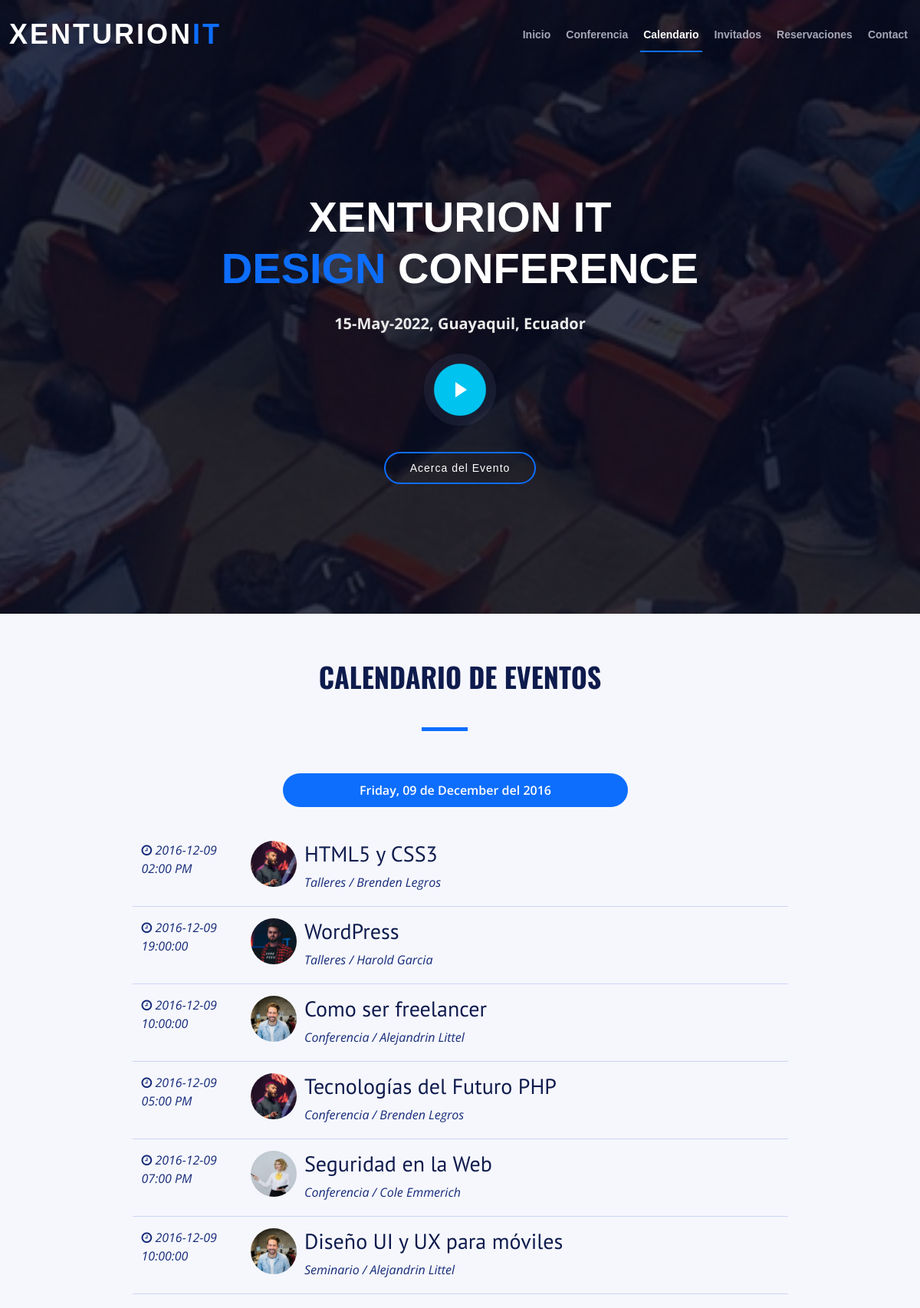
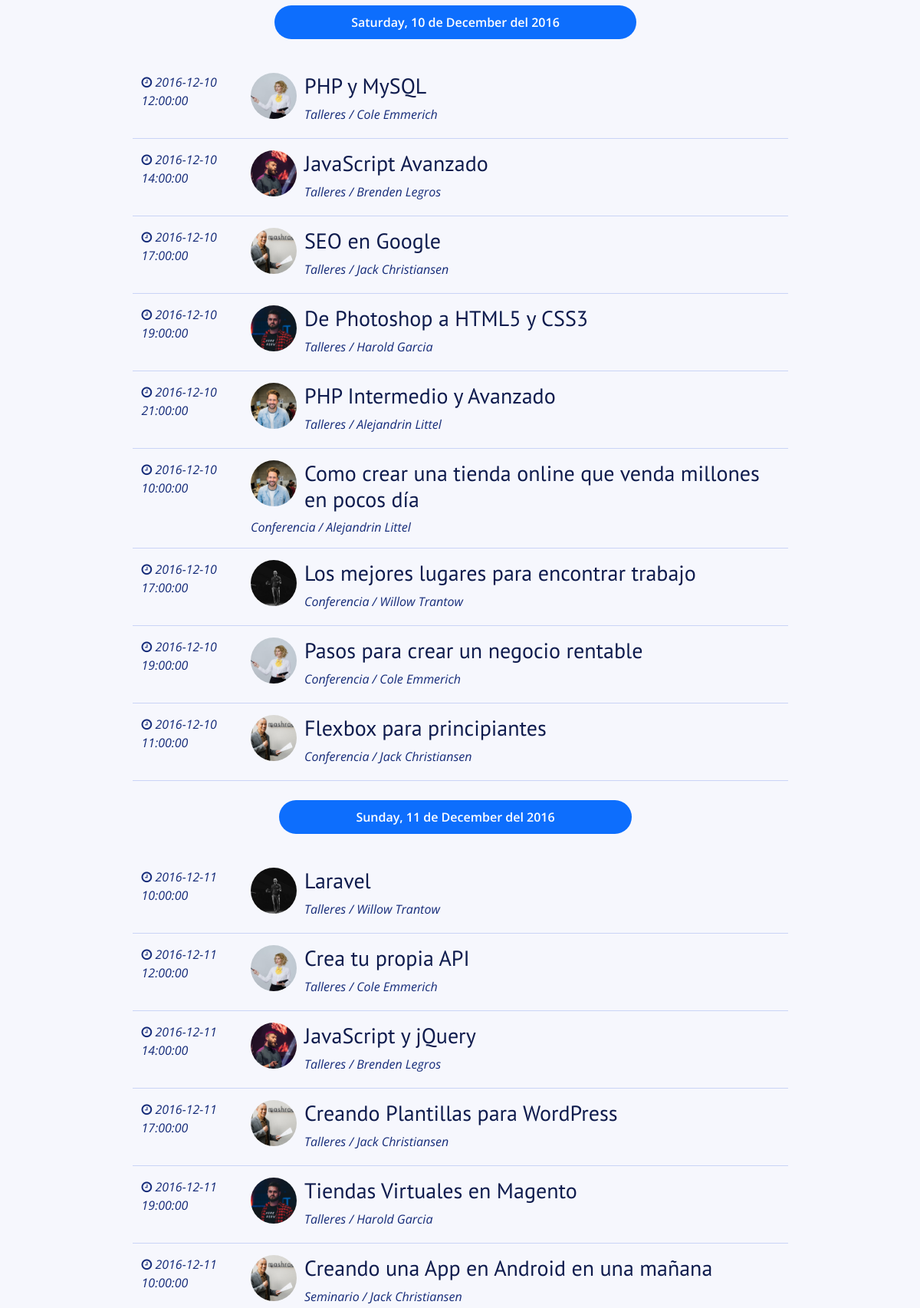
Page /calendario.php (upper part) on the committed database (2 pictures, top to bottom).
### tables this page shows
CREATE TABLE `eventos` (
                           `evento_id` tinyint(10) NOT NULL AUTO_INCREMENT,
                           `nombre_evento` varchar(60) NOT NULL,
                           `fecha_evento` date NOT NULL,
                           `hora_evento` varchar(10) NOT NULL,
                           `cupo` int(11) DEFAULT NULL,
                           `id_cat_evento` tinyint(10) NOT NULL,
                           `id_inv` tinyint(4) NOT NULL,
                           `clave` varchar(10) NOT NULL,
                           `fecha_creado` datetime DEFAULT NULL,
                           `fecha_editado` date DEFAULT NULL,
                           PRIMARY KEY (`evento_id`),
                           KEY `id_cat_evento` (`id_cat_evento`),
                           KEY `id_inv` (`id_inv`),
                           CONSTRAINT `eventos_ibfk_1` FOREIGN KEY (`id_cat_evento`) REFERENCES `categoria_evento` (`id_categoria`),
                           CONSTRAINT `eventos_ibfk_2` FOREIGN KEY (`id_inv`) REFERENCES `invitados` (`invitado_id`)
);

CREATE TABLE `invitados` (
                             `invitado_id` tinyint(4) NOT NULL AUTO_INCREMENT,
                             `nombre_invitado` varchar(30) NOT NULL,
                             `apellido_invitado` varchar(30) NOT NULL,
                             `descripcion` text NOT NULL,
                             `url_imagen` varchar(50) NOT NULL,
                             `editado` datetime NOT NULL,
                             `url_facebook` varchar(200) DEFAULT NULL,
                             `url_twitter` varchar(200) DEFAULT NULL,
                             `url_instagram` varchar(200) DEFAULT NULL,
                             PRIMARY KEY (`invitado_id`)
);

CREATE TABLE `categoria_evento` (
                                    `id_categoria` tinyint(10) NOT NULL AUTO_INCREMENT,
                                    `cat_evento` varchar(50) NOT NULL,
                                    `icono` varchar(15) NOT NULL,
                                    `actualizado` datetime NOT NULL,
                                    PRIMARY KEY (`id_categoria`)
);

### calendario.php (the view, shortened to what this page needs)
<?php include_once 'includes/templates/header.php'; ?>
<section id="schedule" class="section-with-bg">
    <div class="container" data-aos="fade-up">
        <div class="section-header">
            <h2>Calendario de Eventos</h2>
        </div>
        <?php
        try {
            require_once('includes/funciones/bd_conexion.php');
            $sql = " SELECT evento_id, nombre_evento, fecha_evento, hora_evento, cat_evento, icono, nombre_invitado, apellido_invitado, url_imagen ";
            $sql .= " FROM eventos ";
            $sql .= " INNER JOIN categoria_evento ";
            $sql .= " ON eventos.id_cat_evento = categoria_evento.id_categoria ";
            $sql .= " INNER JOIN invitados ";
            $sql .= " ON eventos.id_inv = invitados.invitado_id ";
            $sql .= " ORDER BY evento_id ";
            $resultado = $conn->query($sql);
        } catch (\Exception $e) {
            echo $e->getMessage();
        }
        ?>
        <div class="tab-content row justify-content-center" data-aos="fade-up" data-aos-delay="200">
                <?php
                $calendario = array();
                while ($eventos = $resultado->fetch_assoc()) {
                    $fecha = $eventos['fecha_evento'];
                    $evento = array(
                        'titulo' => $eventos['nombre_evento'],
                        'fecha' => $eventos['fecha_evento'],
                        'hora' => $eventos['hora_evento'],
                        'categoria' => $eventos['cat_evento'],
                        'icono' => $eventos['icono'],
                        'url_imagen' => $eventos['url_imagen'],
                        'invitado' => $eventos['nombre_invitado'] . " " . $eventos['apellido_invitado']
                    );
                    $calendario[$fecha][] = $evento;
                    ?>
                <?php }   ?>
                <?php
                foreach ($calendario as $dia => $lista_eventos) { ?>
                    <ul class="nav nav-tabs" role="tablist" data-aos="fade-up" data-aos-delay="100">
                        <li class="nav-item">
                            <a class="nav-link active" role="tab" data-bs-toggle="tab">
                                <?php
                                echo strftime("%A, %d de %B del %Y", strtotime($dia)); ?>
                            </a>
                        </li>
                    </ul>
                    <?php foreach ($lista_eventos as $evento) { ?>
                        <div role="tabpanel" class="col-lg-9 tab-pane fade show active" id="day">
                            <div class="row schedule-item">
                                <div class="col-md-2">
                                    <p class="hora">
                                        <i class="fa fa-clock-o" aria-hidden="true"></i>
                                        <?php echo $evento['fecha'] . " " . $evento['hora']; ?>
                                    </p>
                                </div>
                                <div class="col-md-10">
                                    <div class="speaker">
                                        <img src="img/invitados/<?php echo $evento['url_imagen']; ?>" alt="Brenden Legros">
                                    </div>
                                    <h3><?php header('Content-Type: text/html; utf8'); echo $evento['titulo']; ?></h3>
                                    <p><?php echo $evento['categoria']. ' / '.$evento['invitado'];?></p>
                                </div>
                            </div>
                        </div>
                    <?php } ?>
                <?php }  ?>
            </div>
    </div>
</section>
<?php include_once 'includes/templates/footer.php'; ?>

### css/main.css (style rules this page uses)
html { color: #222; font-size: 1em; line-height: 1.4; }
audio, canvas, iframe, img, svg, video { vertical-align: middle; }
html { box-sizing: border-box; }
*,*:before,*:after { box-sizing: inherit; }
body { background-color: #f2f2f2; font-family: 'Open Sans', sans-serif; }
h2 { font-family: 'Oswald', sans-serif; font-size: 2.4em; text-transform: uppercase; text-align: center; }
h2::after { content: ''; margin: 0 auto; height: 30px; width: 100px; display: block; }
h3 { color: #0e1b4d;; font-family: 'PT Sans', sans-serif; }
ul { list-style: none; margin:0; padding: 0; }

### css/styles.css (style rules this page uses)
body { background: #fff; color: #2f3138; font-family: "Open Sans", sans-serif; }
a { color: #0d6efd; text-decoration: none; transition: 0.5s; }
.section-header { margin-bottom: 30px; position: relative; padding-bottom: 10px; width: 100%; }
.section-header::before { content: ""; position: absolute; display: block; width: 60px; height: 5px; background: #0d6efd; bottom: 0; left: calc(50% - 50px); }
.section-header h2 { font-size: 36px; text-transform: uppercase; text-align: center; font-weight: 700; margin-bottom: 10px; color: #0e1b4d; }
.section-with-bg { background-color: #f6f7fd; }
#schedule { padding: 60px 0 60px 0; }
#schedule .nav-tabs { text-align: center; margin: auto; display: block; border-bottom: 0; margin-bottom: 30px; }
#schedule .nav-tabs li { display: inline-block; margin-bottom: 0; margin-top: 25px; }
#schedule .nav-tabs a { border: none; border-radius: 50px; font-weight: 600; background-color: #0e1b4d; color: #fff; padding: 10px 100px; }
#schedule .nav-tabs a.active { background-color: #0d6efd; color: #fff; }
#schedule .tab-pane { transition: ease-in-out 0.2s; }
#schedule .schedule-item { border-bottom: 1px solid #cad4f6; padding-top: 15px; padding-bottom: 15px; transition: background-color ease-in-out 0.3s; }
#schedule .schedule-item .speaker { width: 60px; height: 60px; overflow: hidden; border-radius: 50%; float: left; margin: 0 10px 10px 0; }
#schedule .schedule-item .speaker img { height: 100%; transform: translateX(-50%); margin-left: 50%; transition: all ease-in-out 0.3s; }
#schedule .schedule-item p { font-style: italic; color: #152b79; margin-bottom: 0; }

### rows in the picture
eventos: fecha_evento "2016-12-09", hora_evento "02:00 PM", id_inv.url_imagen (picture), nombre_evento "HTML5 y CSS3", id_cat_evento.cat_evento "Talleres", invitado "Brenden Legros"
eventos: fecha_evento "2016-12-09", hora_evento "19:00:00", id_inv.url_imagen (picture), nombre_evento "WordPress", id_cat_evento.cat_evento "Talleres", invitado "Harold Garcia"
eventos: fecha_evento "2016-12-09", hora_evento "10:00:00", id_inv.url_imagen (picture), nombre_evento "Como ser freelancer", id_cat_evento.cat_evento "Conferencia", invitado "Alejandrin Littel"
eventos: fecha_evento "2016-12-09", hora_evento "05:00 PM", id_inv.url_imagen (picture), nombre_evento "Tecnologías del Futuro PHP", id_cat_evento.cat_evento "Conferencia", invitado "Brenden Legros"
eventos: fecha_evento "2016-12-09", hora_evento "07:00 PM", id_inv.url_imagen (picture), nombre_evento "Seguridad en la Web", id_cat_evento.cat_evento "Conferencia", invitado "Cole Emmerich"
eventos: fecha_evento "2016-12-09", hora_evento "10:00:00", id_inv.url_imagen (picture), nombre_evento "Diseño UI y UX para móviles", id_cat_evento.cat_evento "Seminario", invitado "Alejandrin Littel"
eventos: fecha_evento "2016-12-10", hora_evento "12:00:00", id_inv.url_imagen (picture), nombre_evento "PHP y MySQL", id_cat_evento.cat_evento "Talleres", invitado "Cole Emmerich"
eventos: fecha_evento "2016-12-10", hora_evento "14:00:00", id_inv.url_imagen (picture), nombre_evento "JavaScript Avanzado", id_cat_evento.cat_evento "Talleres", invitado "Brenden Legros"
eventos: fecha_evento "2016-12-10", hora_evento "17:00:00", id_inv.url_imagen (picture), nombre_evento "SEO en Google", id_cat_evento.cat_evento "Talleres", invitado "Jack Christiansen"
eventos: fecha_evento "2016-12-10", hora_evento "19:00:00", id_inv.url_imagen (picture), nombre_evento "De Photoshop a HTML5 y CSS3", id_cat_evento.cat_evento "Talleres", invitado "Harold Garcia"
eventos: fecha_evento "2016-12-10", hora_evento "21:00:00", id_inv.url_imagen (picture), nombre_evento "PHP Intermedio y Avanzado", id_cat_evento.cat_evento "Talleres", invitado "Alejandrin Littel"
eventos: fecha_evento "2016-12-10", hora_evento "10:00:00", id_inv.url_imagen (picture), nombre_evento "Como crear una tienda online que venda millones en pocos día", id_cat_evento.cat_evento "Conferencia", invitado "Alejandrin Littel"
eventos: fecha_evento "2016-12-10", hora_evento "17:00:00", id_inv.url_imagen (picture), nombre_evento "Los mejores lugares para encontrar trabajo", id_cat_evento.cat_evento "Conferencia", invitado "Willow Trantow"
eventos: fecha_evento "2016-12-10", hora_evento "19:00:00", id_inv.url_imagen (picture), nombre_evento "Pasos para crear un negocio rentable", id_cat_evento.cat_evento "Conferencia", invitado "Cole Emmerich"
eventos: fecha_evento "2016-12-10", hora_evento "11:00:00", id_inv.url_imagen (picture), nombre_evento "Flexbox para principiantes", id_cat_evento.cat_evento "Conferencia", invitado "Jack Christiansen"
eventos: fecha_evento "2016-12-11", hora_evento "10:00:00", id_inv.url_imagen (picture), nombre_evento "Laravel", id_cat_evento.cat_evento "Talleres", invitado "Willow Trantow"
eventos: fecha_evento "2016-12-11", hora_evento "12:00:00", id_inv.url_imagen (picture), nombre_evento "Crea tu propia API", id_cat_evento.cat_evento "Talleres", invitado "Cole Emmerich"
eventos: fecha_evento "2016-12-11", hora_evento "14:00:00", id_inv.url_imagen (picture), nombre_evento "JavaScript y jQuery", id_cat_evento.cat_evento "Talleres", invitado "Brenden Legros"
eventos: fecha_evento "2016-12-11", hora_evento "17:00:00", id_inv.url_imagen (picture), nombre_evento "Creando Plantillas para WordPress", id_cat_evento.cat_evento "Talleres", invitado "Jack Christiansen"
eventos: fecha_evento "2016-12-11", hora_evento "19:00:00", id_inv.url_imagen (picture), nombre_evento "Tiendas Virtuales en Magento", id_cat_evento.cat_evento "Talleres", invitado "Harold Garcia"
eventos: fecha_evento "2016-12-11", hora_evento "10:00:00", id_inv.url_imagen (picture), nombre_evento "Creando una App en Android en una mañana", id_cat_evento.cat_evento "Seminario", invitado "Jack Christiansen"

### other values in the picture
strftime("%A, %d de %B del %Y", strtotime($dia)) "Friday, 09 de December del 2016"
strftime("%A, %d de %B del %Y", strtotime($dia)) "Saturday, 10 de December del 2016"
strftime("%A, %d de %B del %Y", strtotime($dia)) "Sunday, 11 de December del 2016"
